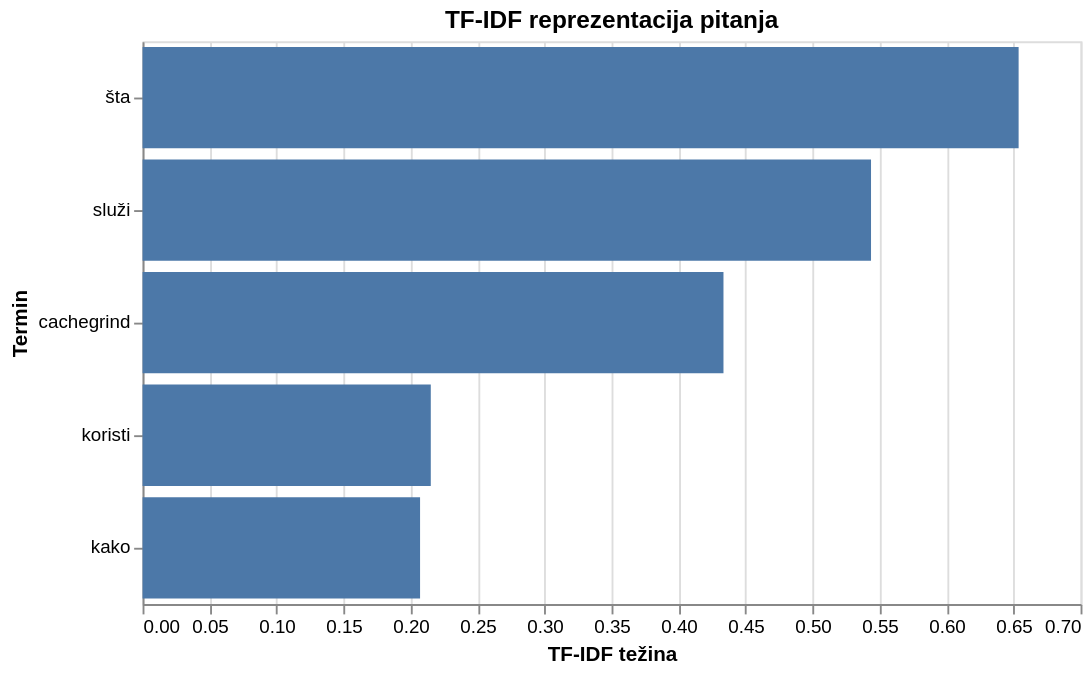

Notebook code for this chart:
### Code cell
import altair as alt

alt.Chart(query_terms_df).mark_bar().encode(
    x=alt.X(
        "tfidf:Q",
        title="TF-IDF težina"
    ),
    y=alt.Y(
        "term:N",
        sort="-x",
        title="Termin"
    ),
    tooltip=["term", "tfidf"]
).properties(
    title="TF-IDF reprezentacija pitanja",
    width=500,
    height=300
)

### Figure 1 — Vega-Lite specification as saved in the notebook (floating-point values rounded to 4 significant figures)
{"config": {"view": {"continuousWidth": 300, "continuousHeight": 300}}, "data": {"name": "data-652f3dd2c634c3bbbc0ec9a3dbef9e4e"}, "mark": {"type": "bar"}, "encoding": {"tooltip": [{"field": "term", "type": "nominal"}, {"field": "tfidf", "type": "quantitative"}], "x": {"field": "tfidf", "title": "TF-IDF težina", "type": "quantitative"}, "y": {"field": "term", "sort": "-x", "title": "Termin", "type": "nominal"}}, "height": 300, "title": "TF-IDF reprezentacija pitanja", "width": 500, "$schema": "https://vega.github.io/schema/vega-lite/v5.17.0.json", "datasets": {"data-652f3dd2c634c3bbbc0ec9a3dbef9e4e": [{"term": "šta", "tfidf": 0.6538}, {"term": "služi", "tfidf": 0.5436}, {"term": "cachegrind", "tfidf": 0.4335}, {"term": "koristi", "tfidf": 0.2151}, {"term": "kako", "tfidf": 0.2071}]}}
